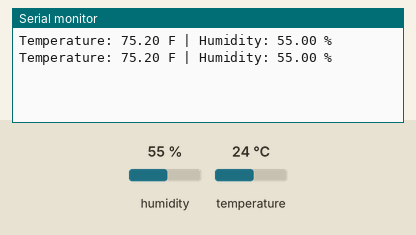
Bench run of a sketch on a simulated ESP32. Shown: the last lines printed to the serial monitor. The inputs (shaded band) are chosen by the test bench; at power-on: humidity 55 %, temperature 24 °C.

Above: at 2.8 s.
2.9 s: humidity set to 22 %
At 5.3 s:
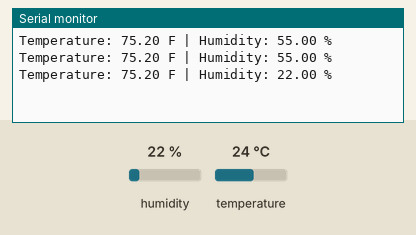
5.6 s: temperature set to 12 °C
At 6.7 s:
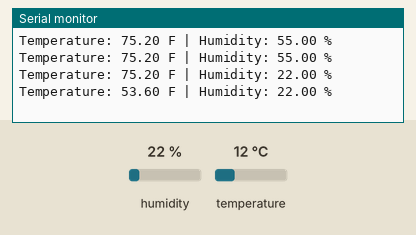
8.3 s: humidity set to 40 %
At 11.5 s:
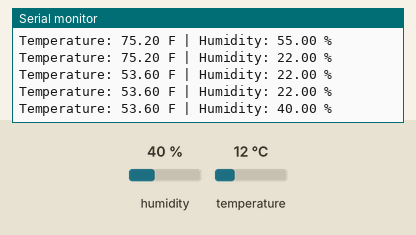
Timing chart, 0 to 13.0 s (numbered marks = the images above; inputs shaded):
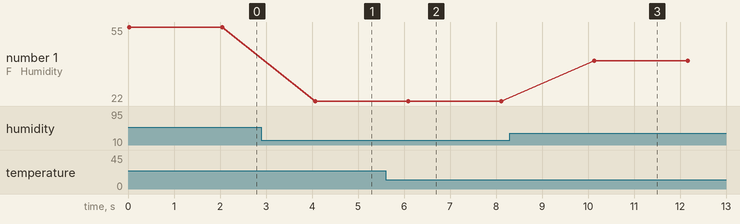

Measured:
- after the input at 2.9 s, the serial monitor: prints a new line after 1.2 s (image 1)
- after the input at 5.6 s, the serial monitor: prints a new line after 0.49 s (image 2)
- after the input at 8.3 s, the serial monitor: prints a new line after 1.8 s (image 3)
- plotted number 1: 55 → 22 after the input at 2.9 s, 22 → 40 after the input at 8.3 s

The sketch:

ESP32-Temperature-Fan.ino
```cpp
#include <DHT.h> //loading Dht library for reading humidity / temperature sensor

const int dhtPin = 27; //variable creation for DHt ... connected to the GPIO 27 pin

#define DHTTYPE DHT11 //defining which sensor is being used specifically the DHT11

DHT dht(dhtPin, DHTTYPE); //creation of the dht sensor object to use later...

void setup() //famous void setup that runs once when the esp32 starts
{
  Serial.begin(115200); //setting.communication.speed both the serial monitor & esp32 have to be on the same speed to prevent collection of garbage
  dht.begin(); //start sensor
}

void loop()
{
  float temperatureC = dht.readTemperature();
  float humidity = dht.readHumidity();

  if(isnan(temperatureC) || isnan(humidity))
  {
    Serial.println("Failed to read DHT11!");
    delay(2000);
    return;
  }

  float temperatureF = (temperatureC * 9.0 / 5.0) + 32.0;

  Serial.print("Temperature: ");
  Serial.print(temperatureF);
  Serial.print(" F | Humidity: ");
  Serial.print(humidity);
  Serial.println(" %");

  delay(2000);
}
```
